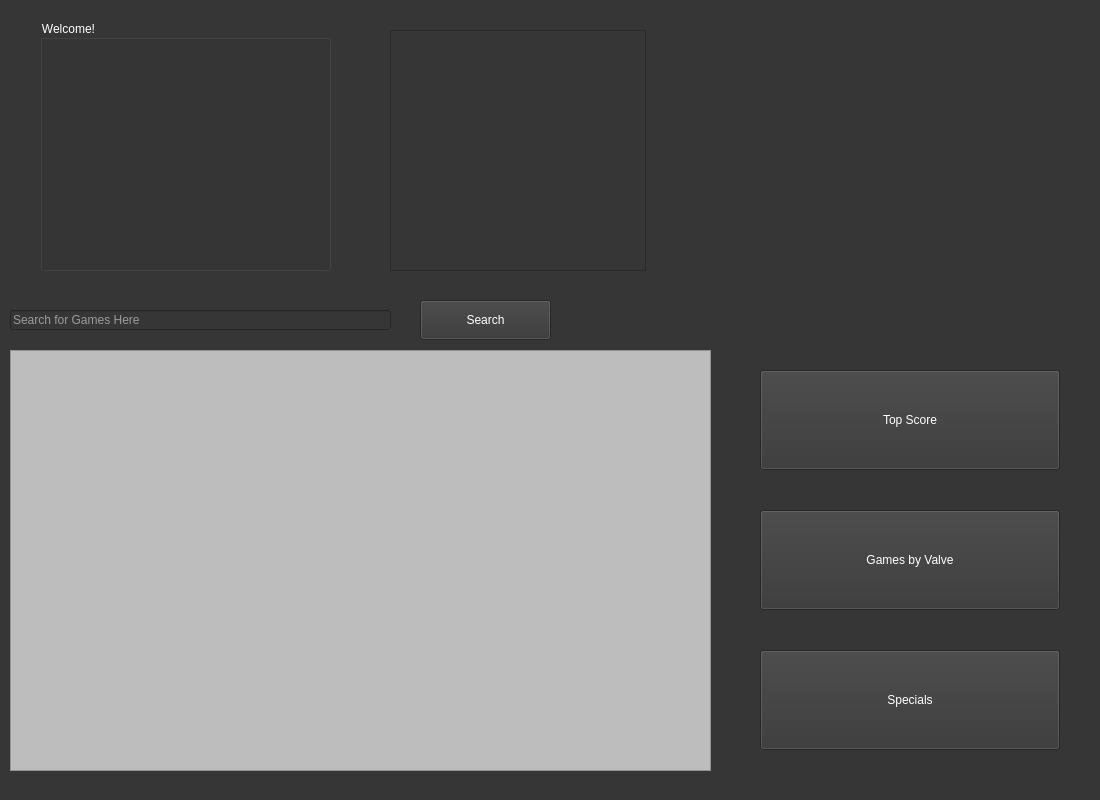
<?xml version="1.0" encoding="UTF-8"?>
<ui version="4.0">
 <class>MainWindow</class>
 <widget class="QMainWindow" name="MainWindow">
  <property name="geometry">
   <rect>
    <x>0</x>
    <y>0</y>
    <width>1100</width>
    <height>800</height>
   </rect>
  </property>
  <property name="sizePolicy">
   <sizepolicy hsizetype="Expanding" vsizetype="Expanding">
    <horstretch>0</horstretch>
    <verstretch>0</verstretch>
   </sizepolicy>
  </property>
  <property name="minimumSize">
   <size>
    <width>952</width>
    <height>700</height>
   </size>
  </property>
  <property name="windowTitle">
   <string>Vapor</string>
  </property>
  <property name="styleSheet">
   <string notr="true">background-color: rgb(54, 54, 54);</string>
  </property>
  <widget class="QWidget" name="centralwidget">
   <widget class="QTableView" name="tableView">
    <property name="geometry">
     <rect>
      <x>10</x>
      <y>350</y>
      <width>701</width>
      <height>421</height>
     </rect>
    </property>
    <property name="styleSheet">
     <string notr="true">color: rgb(0, 0, 0); background: rgb(189, 189, 189)</string>
    </property>
    <property name="wordWrap">
     <bool>true</bool>
    </property>
   </widget>
   <widget class="QLineEdit" name="searchBar">
    <property name="geometry">
     <rect>
      <x>10</x>
      <y>310</y>
      <width>381</width>
      <height>20</height>
     </rect>
    </property>
    <property name="styleSheet">
     <string notr="true">color: rgb(255, 255, 255);</string>
    </property>
    <property name="text">
     <string/>
    </property>
    <property name="placeholderText">
     <string>Search for Games Here</string>
    </property>
   </widget>
   <widget class="QPushButton" name="filterButtonSpecials">
    <property name="geometry">
     <rect>
      <x>760</x>
      <y>650</y>
      <width>300</width>
      <height>100</height>
     </rect>
    </property>
    <property name="styleSheet">
     <string notr="true">color: rgb(255, 255, 255);</string>
    </property>
    <property name="text">
     <string>Specials</string>
    </property>
   </widget>
   <widget class="QPushButton" name="filterButtonScore">
    <property name="geometry">
     <rect>
      <x>760</x>
      <y>370</y>
      <width>300</width>
      <height>100</height>
     </rect>
    </property>
    <property name="styleSheet">
     <string notr="true">color: rgb(255, 255, 255);</string>
    </property>
    <property name="text">
     <string>Top Score</string>
    </property>
   </widget>
   <widget class="QPushButton" name="filterValveGames">
    <property name="geometry">
     <rect>
      <x>760</x>
      <y>510</y>
      <width>300</width>
      <height>100</height>
     </rect>
    </property>
    <property name="styleSheet">
     <string notr="true">color: rgb(255, 255, 255);</string>
    </property>
    <property name="text">
     <string>Games by Valve</string>
    </property>
   </widget>
   <widget class="QGroupBox" name="groupBox">
    <property name="geometry">
     <rect>
      <x>40</x>
      <y>20</y>
      <width>291</width>
      <height>251</height>
     </rect>
    </property>
    <property name="styleSheet">
     <string notr="true">color: rgb(255, 255, 255)</string>
    </property>
    <property name="title">
     <string>Welcome!</string>
    </property>
   </widget>
   <widget class="QListView" name="listGamesOwned">
    <property name="geometry">
     <rect>
      <x>390</x>
      <y>30</y>
      <width>256</width>
      <height>241</height>
     </rect>
    </property>
   </widget>
   <widget class="QPushButton" name="searchButton">
    <property name="geometry">
     <rect>
      <x>420</x>
      <y>300</y>
      <width>131</width>
      <height>40</height>
     </rect>
    </property>
    <property name="styleSheet">
     <string notr="true">color: rgb(255, 255, 255);</string>
    </property>
    <property name="text">
     <string>Search</string>
    </property>
   </widget>
  </widget>
  <widget class="QStatusBar" name="statusbar"/>
 </widget>
 <resources/>
 <connections/>
</ui>
